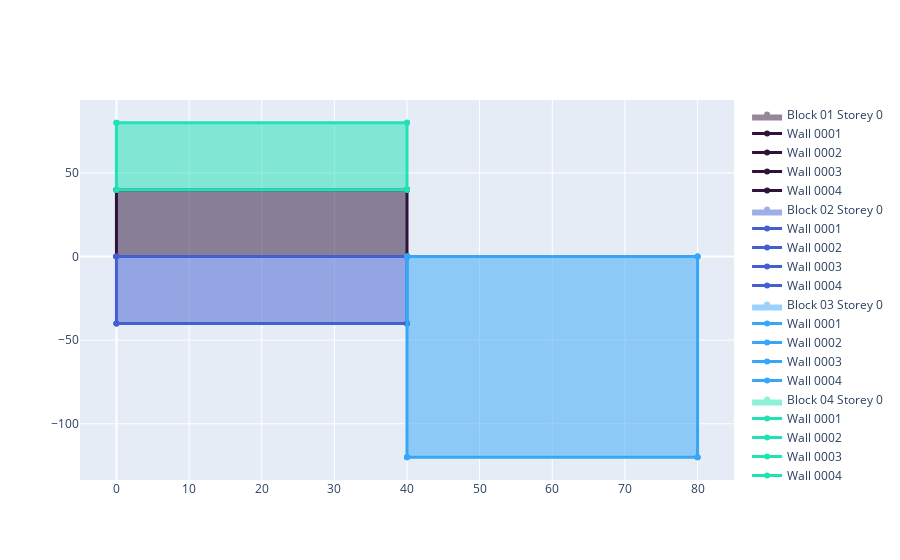

This figure's notebook cell:
### Code cell
g = GeometryParser(e.idf)
g.get_zones()
g.plot_zones()

### Figure 1 — Plotly figure (JSON) as saved in the notebook; plotly's stock layout.template omitted (floating-point values rounded to 4 significant figures)
{"data": [{"fill": "toself", "fillcolor": "rgb(48, 18, 59)", "line": {"width": 0}, "marker": {"color": "rgb(48, 18, 59)"}, "name": "Block 01 Storey 0", "opacity": 0.5, "type": "scatter", "x": [40, 40, 0, 0, 40], "y": [40, 0, 0, 40, 40]}, {"line": {"color": "rgb(48, 18, 59)", "width": 3}, "marker": {"color": "rgb(48, 18, 59)"}, "mode": "markers+lines", "name": "Wall 0001", "type": "scatter", "x": [40, 40], "y": [0, 40]}, {"line": {"color": "rgb(48, 18, 59)", "width": 3}, "marker": {"color": "rgb(48, 18, 59)"}, "mode": "markers+lines", "name": "Wall 0002", "type": "scatter", "x": [40, 0], "y": [40, 40]}, {"line": {"color": "rgb(48, 18, 59)", "width": 3}, "marker": {"color": "rgb(48, 18, 59)"}, "mode": "markers+lines", "name": "Wall 0003", "type": "scatter", "x": [0, 0], "y": [40, 0]}, {"line": {"color": "rgb(48, 18, 59)", "width": 3}, "marker": {"color": "rgb(48, 18, 59)"}, "mode": "markers+lines", "name": "Wall 0004", "type": "scatter", "x": [0, 40], "y": [0, 0]}, {"fill": "toself", "fillcolor": "rgb(68, 96, 208)", "line": {"width": 0}, "marker": {"color": "rgb(68, 96, 208)"}, "name": "Block 02 Storey 0", "opacity": 0.5, "type": "scatter", "x": [40, 40, 0, 0, 40], "y": [0, -40, -40, 0, 0]}, {"line": {"color": "rgb(68, 96, 208)", "width": 3}, "marker": {"color": "rgb(68, 96, 208)"}, "mode": "markers+lines", "name": "Wall 0001", "type": "scatter", "x": [40, 40], "y": [-40, 0]}, {"line": {"color": "rgb(68, 96, 208)", "width": 3}, "marker": {"color": "rgb(68, 96, 208)"}, "mode": "markers+lines", "name": "Wall 0002", "type": "scatter", "x": [40, 0], "y": [0, 0]}, {"line": {"color": "rgb(68, 96, 208)", "width": 3}, "marker": {"color": "rgb(68, 96, 208)"}, "mode": "markers+lines", "name": "Wall 0003", "type": "scatter", "x": [0, 0], "y": [0, -40]}, {"line": {"color": "rgb(68, 96, 208)", "width": 3}, "marker": {"color": "rgb(68, 96, 208)"}, "mode": "markers+lines", "name": "Wall 0004", "type": "scatter", "x": [0, 40], "y": [-40, -40]}, {"fill": "toself", "fillcolor": "rgb(54, 167, 248)", "line": {"width": 0}, "marker": {"color": "rgb(54, 167, 248)"}, "name": "Block 03 Storey 0", "opacity": 0.5, "type": "scatter", "x": [80, 80, 40, 40, 80], "y": [0, -120, -120, 0, 0]}, {"line": {"color": "rgb(54, 167, 248)", "width": 3}, "marker": {"color": "rgb(54, 167, 248)"}, "mode": "markers+lines", "name": "Wall 0001", "type": "scatter", "x": [80, 80], "y": [-120, 0]}, {"line": {"color": "rgb(54, 167, 248)", "width": 3}, "marker": {"color": "rgb(54, 167, 248)"}, "mode": "markers+lines", "name": "Wall 0002", "type": "scatter", "x": [80, 40], "y": [0, 0]}, {"line": {"color": "rgb(54, 167, 248)", "width": 3}, "marker": {"color": "rgb(54, 167, 248)"}, "mode": "markers+lines", "name": "Wall 0003", "type": "scatter", "x": [40, 40], "y": [0, -120]}, {"line": {"color": "rgb(54, 167, 248)", "width": 3}, "marker": {"color": "rgb(54, 167, 248)"}, "mode": "markers+lines", "name": "Wall 0004", "type": "scatter", "x": [40, 80], "y": [-120, -120]}, {"fill": "toself", "fillcolor": "rgb(33, 226, 181)", "line": {"width": 0}, "marker": {"color": "rgb(33, 226, 181)"}, "name": "Block 04 Storey 0", "opacity": 0.5, "type": "scatter", "x": [40, 40, 0, 0, 40], "y": [80, 40, 40, 80, 80]}, {"line": {"color": "rgb(33, 226, 181)", "width": 3}, "marker": {"color": "rgb(33, 226, 181)"}, "mode": "markers+lines", "name": "Wall 0001", "type": "scatter", "x": [40, 40], "y": [40, 80]}, {"line": {"color": "rgb(33, 226, 181)", "width": 3}, "marker": {"color": "rgb(33, 226, 181)"}, "mode": "markers+lines", "name": "Wall 0002", "type": "scatter", "x": [40, 0], "y": [80, 80]}, {"line": {"color": "rgb(33, 226, 181)", "width": 3}, "marker": {"color": "rgb(33, 226, 181)"}, "mode": "markers+lines", "name": "Wall 0003", "type": "scatter", "x": [0, 0], "y": [80, 40]}, {"line": {"color": "rgb(33, 226, 181)", "width": 3}, "marker": {"color": "rgb(33, 226, 181)"}, "mode": "markers+lines", "name": "Wall 0004", "type": "scatter", "x": [0, 40], "y": [40, 40]}], "layout": {}}
